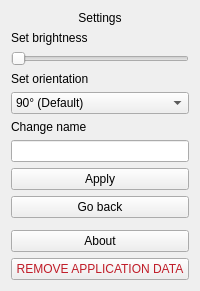
      <widget class="QWidget" name="page_10">
       <layout class="QVBoxLayout" name="verticalLayout_13">
        <item>
         <widget class="QLabel" name="label_23">
          <property name="sizePolicy">
           <sizepolicy hsizetype="Preferred" vsizetype="Maximum">
            <horstretch>0</horstretch>
            <verstretch>0</verstretch>
           </sizepolicy>
          </property>
          <property name="text">
           <string>Settings</string>
          </property>
          <property name="alignment">
           <set>Qt::AlignmentFlag::AlignCenter</set>
          </property>
         </widget>
        </item>
        <item>
         <widget class="QLabel" name="label_24">
          <property name="sizePolicy">
           <sizepolicy hsizetype="Preferred" vsizetype="Maximum">
            <horstretch>0</horstretch>
            <verstretch>0</verstretch>
           </sizepolicy>
          </property>
          <property name="text">
           <string>Set brightness</string>
          </property>
         </widget>
        </item>
        <item>
         <widget class="QSlider" name="horizontalSlider_2">
          <property name="minimum">
           <number>0</number>
          </property>
          <property name="maximum">
           <number>100</number>
          </property>
          <property name="orientation">
           <enum>Qt::Orientation::Horizontal</enum>
          </property>
          <property name="invertedAppearance">
           <bool>false</bool>
          </property>
          <property name="invertedControls">
           <bool>false</bool>
          </property>
         </widget>
        </item>
        <item>
         <widget class="QLabel" name="label_25">
          <property name="sizePolicy">
           <sizepolicy hsizetype="Preferred" vsizetype="Maximum">
            <horstretch>0</horstretch>
            <verstretch>0</verstretch>
           </sizepolicy>
          </property>
          <property name="text">
           <string>Set orientation</string>
          </property>
         </widget>
        </item>
        <item>
         <widget class="QComboBox" name="comboBox_3">
          <item>
           <property name="text">
            <string>90° (Default)</string>
           </property>
          </item>
          <item>
           <property name="text">
            <string>180°</string>
           </property>
          </item>
          <item>
           <property name="text">
            <string>0°</string>
           </property>
          </item>
          <item>
           <property name="text">
            <string>270°</string>
           </property>
          </item>
         </widget>
        </item>
        <item>
         <widget class="QLabel" name="label_26">
          <property name="sizePolicy">
           <sizepolicy hsizetype="Preferred" vsizetype="Maximum">
            <horstretch>0</horstretch>
            <verstretch>0</verstretch>
           </sizepolicy>
          </property>
          <property name="text">
           <string>Change name</string>
          </property>
         </widget>
        </item>
        <item>
         <widget class="QLineEdit" name="lineEdit_6"/>
        </item>
        <item>
         <widget class="QPushButton" name="pushButton_25">
          <property name="text">
           <string>Apply</string>
          </property>
         </widget>
        </item>
        <item>
         <widget class="QPushButton" name="pushButton_26">
          <property name="text">
           <string>Go back</string>
          </property>
         </widget>
        </item>
        <item>
         <widget class="QWidget" name="widget_14" native="true"/>
        </item>
        <item>
         <widget class="QPushButton" name="pushButton_28">
          <property name="text">
           <string>About</string>
          </property>
         </widget>
        </item>
        <item>
         <widget class="QPushButton" name="pushButton_27">
          <property name="styleSheet">
           <string notr="true">color: rgb(192, 28, 40);
font: 700 10pt &quot;aakar&quot;;</string>
          </property>
          <property name="text">
           <string>REMOVE APPLICATION DATA</string>
          </property>
         </widget>
        </item>
       </layout>
      </widget>
